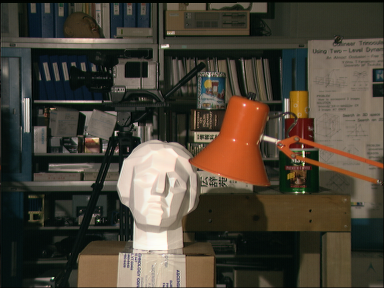
#> input picture experiments/tsuk_L.png, 384 x 288 px
$ jupyter execute --allow-errors MRF_StereoMatching.ipynb   (older library calls are emulated)
#> lines starting #> are read from the running program, lines starting #| are printed output that depends on the picture
[cell 1]
import numpy as np
import matplotlib.pyplot as plt
import skimage.io as skio
import re
import time

def load_ground_truth(filename):
    """
    Return a raster of integers from a PGM or PFM file as a numpy array
    """
    fp = open(filename, 'rb')
    if filename.endswith('.pgm'):
        assert fp.readline() == 'P5\n'
        (width, height) = [int(i) for i in fp.readline().split()]
        depth = int(fp.readline())
        assert depth <= 255
        raster = []
        for y in range(height):
            row = []
            for y in range(width):
                row.append(ord(fp.read(1)))
            raster.append(row)
        return np.asarray(raster)
    elif filename.endswith('.pfm'):
        header = fp.readline().rstrip()
        if header == 'PF':
            color = True
        elif header == 'Pf':
            color = False
        else:
            raise Exception('Not a PFM file.')

        dim_match = re.match(r'^(\d+)\s(\d+)\s$', fp.readline())
        if dim_match:
            width, height = map(int, dim_match.groups())
        else:
            raise Exception('Malformed PFM header.')

        scale = float(fp.readline().rstrip())
        if scale < 0: # little-endian
            endian = '<'
            scale = -scale
        else:
            endian = '>' # big-endian

        data = np.fromfile(fp, endian + 'f')
        shape = (height, width, 3) if color else (height, width)
        return np.flipud(np.reshape(data, shape))
    else:
        raise ValueError("Unknown file type")

[cell 2]
class StereoMRF():
    """
    Markov Random Field with loopy belief propagation (min-sum message passing).
    """
    def __init__(self, dim, n_levels):
        self.n_levels = n_levels
        self.dimension = (n_levels,) + dim

    def _init_fields(self, image_left, image_right):
        """
        Initialise the message fields -- each hidden variable contains 5 message boxes from the 4 adjacent variables
        (south, west, north, east) and the observed variable (data).
        """
        self.reference_image = image_left.astype('float32')
        self.secondary_image = image_right.astype('float32')
        self._message_field = {'south': np.zeros(self.dimension, dtype=np.float32),
                               'west': np.zeros(self.dimension, dtype=np.float32),
                               'north': np.zeros(self.dimension, dtype=np.float32),
                               'east': np.zeros(self.dimension, dtype=np.float32),
                               'data': np.zeros(self.dimension, dtype=np.float32)}
        _, ncol = self.reference_image.shape
        # crop the border from the high right in the right image as it cannot be mathed to the left
        for l in xrange(self.n_levels):
            self._message_field['data'][l, :, :ncol - l] = np.abs(self.reference_image[:, l:]
                                                                  - self.secondary_image[:, :ncol - l])

    def _update_message_fields(self):
        """
        Pass messages from each hidden and observable variable to the corresponding adjacent hidden.
        Since messages get summed up, normalise them to prevent overflows.
        """
        for direction in ['south', 'west', 'north', 'east']:
            message_updates = np.sum([field for d, field in self._message_field.iteritems() if d != direction], axis=0)
            if direction == 'south':
                self._message_field[direction][:, 1:, :] = message_updates[:, :-1, :]
            elif direction == 'west':
                self._message_field[direction][:, :, :-1] = message_updates[:, :, 1:]
            elif direction == 'north':
                self._message_field[direction][:, :-1, :] = message_updates[:, 1:, :]
            elif direction == 'east':
                self._message_field[direction][:, :, 1:] = message_updates[:, :, :-1]
            # add normalisation to the message values, as they grow exponentially with the number of iterations
            norm_factor = np.max(self._message_field[direction], axis=0, keepdims=True)
            norm_factor[norm_factor == 0] = 1
            self._message_field[direction] /= norm_factor

    def _update_belief_field(self):
        """
        Find an optimal (Maximum A-Posteriori) assignemnt for each pixel.
        """
        energy_field = np.sum([field for _, field in self._message_field.items()], axis=0)
        self._belief_field = np.argmin(energy_field, axis=0)

    def lbp(self, image_left, image_right, n_iter=10):
        """
        Loopy Belief Propagation: initialise messages and pass them around iteratively.
        Get MAP estimate after some fixed number of iterations.
        """
        self._init_fields(image_left, image_right)
        times = []
        for i in xrange(n_iter):
            start_timer = time.time()
            self._update_message_fields()
            times.append(time.time() - start_timer)
        print("LBP loop took {}s on average".format(np.mean(times)))
        self._update_belief_field()
        return self._belief_field

[cell 3]
# Read left and right images as well as ground truth
img_left = skio.imread("tsuk_L.png", as_grey=True)
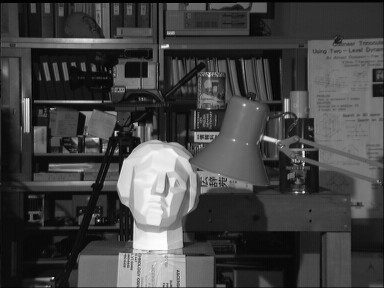
#> img_left: shape (288, 384) float64; min 0, max 0.994, mean 0.268
img_right = skio.imread("tsuk_R.png", as_grey=True)
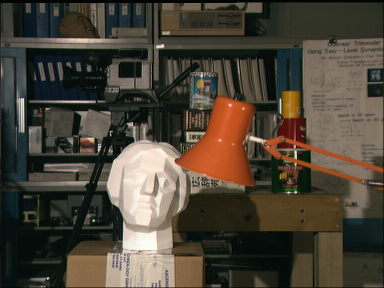
#> input picture experiments/tsuk_R.png, 384 x 288 px
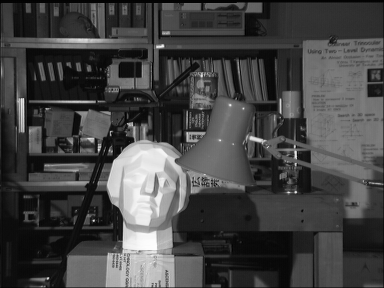
#> img_right: shape (288, 384) float64; min 0, max 0.995, mean 0.269
#> (the rest of this cell did not finish here and is left out)

print(ground_truth.shape)
ground_truth[ground_truth == np.inf] = 0

# since the images are too large (1980 x 2880) rescale them to 198 x 288
# NOTE: rescale the disparity too!
scale_down_factor = 1.0
if scale_down_factor != 1.0:
    from skimage.transform import rescale, resize
    img_left = rescale(img_left, 1.0/scale_down_factor, preserve_range=True)
    img_right = rescale(img_right, 1.0/scale_down_factor, preserve_range=True)
    ground_truth = rescale(ground_truth, 1.0/scale_down_factor, preserve_range=True)/scale_down_factor

ground_truth = ground_truth.astype('int16')

skio.imshow_collection([img_left, img_right, ground_truth])
plt.show()
print("Image resolution: {}".format(img_left.shape))
max_disp = np.max(ground_truth)
print("Max disparity: {}".format(max_disp))

[cell 4]
# Initialise a MRF and calculate the some (possible sub-optimal) disparity assignemnt
img_res = img_left.shape
#> img_res = (288, 384)
mrf = StereoMRF(img_res, n_levels=16)
disp_map = mrf.lbp(img_left, img_right, n_iter=30)
#> after the loop in _init_fields, `for l in xrange(self.n_levels):`: self._message_field = 5 items
#> in _update_belief_field, `self._belief_field = np.argmin(energy_field, axis=0)`:
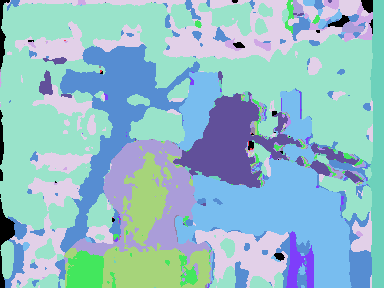
#> self._belief_field: shape (288, 384) int64; 16 distinct labels, from 0 to 15; one colour per label, 0 black
#> (the rest of this cell did not finish here and is left out)
